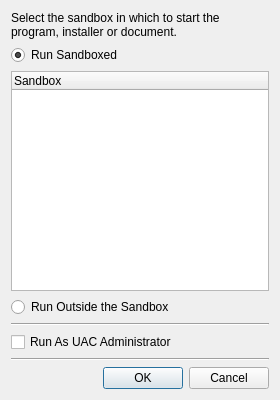
<?xml version="1.0" encoding="UTF-8"?>
<ui version="4.0">
 <class>SelectBoxWindow</class>
 <widget class="QWidget" name="SelectBoxWindow">
  <property name="geometry">
   <rect>
    <x>0</x>
    <y>0</y>
    <width>280</width>
    <height>400</height>
   </rect>
  </property>
  <property name="sizePolicy">
   <sizepolicy hsizetype="Fixed" vsizetype="Preferred">
    <horstretch>0</horstretch>
    <verstretch>0</verstretch>
   </sizepolicy>
  </property>
  <property name="minimumSize">
   <size>
    <width>0</width>
    <height>0</height>
   </size>
  </property>
  <property name="maximumSize">
   <size>
    <width>16777215</width>
    <height>16777215</height>
   </size>
  </property>
  <property name="windowTitle">
   <string>SandboxiePlus select box</string>
  </property>
  <layout class="QVBoxLayout" name="verticalLayout_2">
   <item>
    <layout class="QGridLayout" name="gridLayout">
     <item row="0" column="0">
      <widget class="QLabel" name="label">
       <property name="text">
        <string>Select the sandbox in which to start the program, installer or document.</string>
       </property>
       <property name="wordWrap">
        <bool>true</bool>
       </property>
      </widget>
     </item>
     <item row="2" column="0">
      <widget class="QTreeWidget" name="treeBoxes">
       <column>
        <property name="text">
         <string>Sandbox</string>
        </property>
       </column>
      </widget>
     </item>
     <item row="7" column="0">
      <widget class="QDialogButtonBox" name="buttonBox">
       <property name="standardButtons">
        <set>QDialogButtonBox::Cancel|QDialogButtonBox::Ok</set>
       </property>
      </widget>
     </item>
     <item row="5" column="0">
      <widget class="QCheckBox" name="chkAdmin">
       <property name="text">
        <string>Run As UAC Administrator</string>
       </property>
      </widget>
     </item>
     <item row="1" column="0">
      <widget class="QRadioButton" name="radBoxed">
       <property name="text">
        <string>Run Sandboxed</string>
       </property>
       <property name="checked">
        <bool>true</bool>
       </property>
      </widget>
     </item>
     <item row="3" column="0">
      <widget class="QRadioButton" name="radUnBoxed">
       <property name="text">
        <string>Run Outside the Sandbox</string>
       </property>
      </widget>
     </item>
     <item row="4" column="0">
      <widget class="Line" name="line">
       <property name="orientation">
        <enum>Qt::Horizontal</enum>
       </property>
      </widget>
     </item>
     <item row="6" column="0">
      <widget class="Line" name="line_2">
       <property name="orientation">
        <enum>Qt::Horizontal</enum>
       </property>
      </widget>
     </item>
    </layout>
   </item>
  </layout>
 </widget>
 <resources/>
 <connections/>
</ui>
